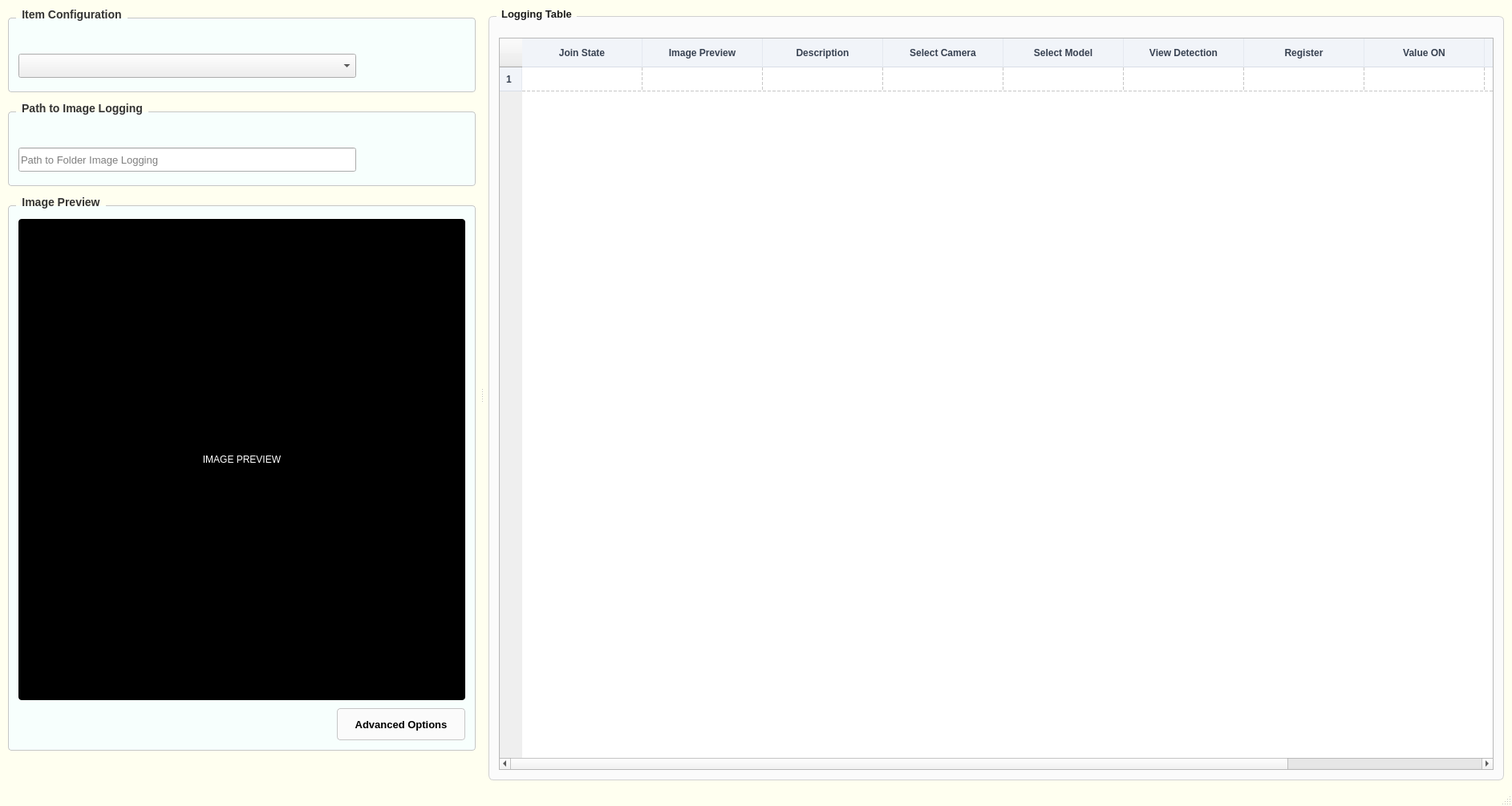
<?xml version="1.0" encoding="UTF-8"?>
<ui version="4.0">
 <class>MainWindow</class>
 <widget class="QMainWindow" name="MainWindow">
  <property name="windowModality">
   <enum>Qt::NonModal</enum>
  </property>
  <property name="geometry">
   <rect>
    <x>0</x>
    <y>0</y>
    <width>1885</width>
    <height>1005</height>
   </rect>
  </property>
  <property name="font">
   <font>
    <family>Segoe UI</family>
    <pointsize>9</pointsize>
   </font>
  </property>
  <property name="windowTitle">
   <string>Auto Logging</string>
  </property>
  <property name="styleSheet">
   <string notr="true">QMainWindow { background-color: #FFFFF0;}</string>
  </property>
  <widget class="QWidget" name="centralwidget">
   <layout class="QVBoxLayout" name="verticalLayout_centralwidget">
    <property name="spacing">
     <number>0</number>
    </property>
    <property name="leftMargin">
     <number>10</number>
    </property>
    <property name="topMargin">
     <number>10</number>
    </property>
    <property name="rightMargin">
     <number>10</number>
    </property>
    <property name="bottomMargin">
     <number>10</number>
    </property>
    <item>
     <widget class="QSplitter" name="splitter">
      <property name="orientation">
       <enum>Qt::Horizontal</enum>
      </property>
      <property name="childrenCollapsible">
       <bool>false</bool>
      </property>
      <widget class="QFrame" name="frame_2">
       <property name="frameShape">
        <enum>QFrame::NoFrame</enum>
       </property>
       <layout class="QVBoxLayout" name="vlayout_left">
        <property name="spacing">
         <number>12</number>
        </property>
        <property name="leftMargin">
         <number>0</number>
        </property>
        <property name="topMargin">
         <number>0</number>
        </property>
        <property name="rightMargin">
         <number>6</number>
        </property>
        <property name="bottomMargin">
         <number>0</number>
        </property>
        <item>
         <widget class="QGroupBox" name="groupBox_item">
          <property name="font">
           <font>
            <family>Segoe UI</family>
            <pointsize>-1</pointsize>
            <weight>75</weight>
            <bold>true</bold>
           </font>
          </property>
          <property name="styleSheet">
           <string notr="true">/* Khung chính của GroupBox */
QGroupBox {
    background-color: #F7FFFD; /* Màu nền theo yêu cầu của bạn */
    border: 1px solid #c6c6c6; /* Viền xám mảnh để định hình khối */
    border-radius: 4px;        /* Bo tròn góc 4px đồng bộ với QPushButton */
    margin-top: 12px;          /* Tạo khoảng cách phía trên để nhường chỗ cho chữ tiêu đề */
    font-size: 14px;           /* Kích thước chữ tiêu đề */
    font-weight: bold;         /* Làm đậm chữ tiêu đề */
    color: #333333;            /* Màu chữ tiêu đề */
}

/* Tùy chỉnh vị trí của chữ tiêu đề GroupBox */
QGroupBox::title {
    subcontrol-origin: margin;
    subcontrol-position: top left; /* Đặt tiêu đề ở góc trên bên trái */
    left: 10px;                    /* Đẩy chữ dịch vào trong một chút cho đẹp */
    padding: 0px 5px;              /* Khoảng cách đệm xung quanh chữ */
}
</string>
          </property>
          <property name="title">
           <string>Item Configuration</string>
          </property>
          <layout class="QVBoxLayout" name="vlayout_item">
           <property name="spacing">
            <number>8</number>
           </property>
           <property name="leftMargin">
            <number>12</number>
           </property>
           <property name="topMargin">
            <number>16</number>
           </property>
           <property name="rightMargin">
            <number>12</number>
           </property>
           <property name="bottomMargin">
            <number>12</number>
           </property>
           <item>
            <widget class="QLabel" name="label_2">
             <property name="font">
              <font>
               <pointsize>10</pointsize>
              </font>
             </property>
             <property name="text">
              <string/>
             </property>
            </widget>
           </item>
           <item>
            <layout class="QHBoxLayout" name="hlayout_item_code">
             <property name="spacing">
              <number>8</number>
             </property>
             <item>
              <widget class="QComboBox" name="comboBox_item_code">
               <property name="minimumSize">
                <size>
                 <width>0</width>
                 <height>30</height>
                </size>
               </property>
               <property name="font">
                <font>
                 <pointsize>10</pointsize>
                </font>
               </property>
              </widget>
             </item>
             <item>
              <widget class="QPushButton" name="pushButton_set_load">
               <property name="minimumSize">
                <size>
                 <width>50</width>
                 <height>40</height>
                </size>
               </property>
               <property name="maximumSize">
                <size>
                 <width>60</width>
                 <height>16777215</height>
                </size>
               </property>
               <property name="font">
                <font>
                 <pointsize>10</pointsize>
                 <weight>75</weight>
                 <bold>true</bold>
                </font>
               </property>
               <property name="toolTip">
                <string>Load Setting</string>
               </property>
               <property name="styleSheet">
                <string notr="true">QPushButton {
    background-color: transparent;
    border: none;
    border-radius: 6px;
}
QPushButton:hover {
    background-color: rgba(0, 0, 0, 25);     /* nền hiện ra khi rê chuột */
}
QPushButton:pressed {
    background-color: rgba(0, 0, 0, 50);     /* đậm hơn khi nhấn */
}</string>
               </property>
               <property name="text">
                <string/>
               </property>
               <property name="icon">
                <iconset>
                 <normaloff>assert/icon/upload.png</normaloff>assert/icon/upload.png</iconset>
               </property>
               <property name="iconSize">
                <size>
                 <width>25</width>
                 <height>25</height>
                </size>
               </property>
              </widget>
             </item>
             <item>
              <widget class="QPushButton" name="pushButton_set_save">
               <property name="minimumSize">
                <size>
                 <width>50</width>
                 <height>40</height>
                </size>
               </property>
               <property name="maximumSize">
                <size>
                 <width>60</width>
                 <height>16777215</height>
                </size>
               </property>
               <property name="font">
                <font>
                 <pointsize>10</pointsize>
                 <weight>75</weight>
                 <bold>true</bold>
                </font>
               </property>
               <property name="toolTip">
                <string>Save Setting</string>
               </property>
               <property name="styleSheet">
                <string notr="true">QPushButton {
    background-color: transparent;
    border: none;
    border-radius: 6px;
}
QPushButton:hover {
    background-color: rgba(0, 0, 0, 25);     /* nền hiện ra khi rê chuột */
}
QPushButton:pressed {
    background-color: rgba(0, 0, 0, 50);     /* đậm hơn khi nhấn */
}</string>
               </property>
               <property name="text">
                <string/>
               </property>
               <property name="icon">
                <iconset>
                 <normaloff>assert/icon/save_mirror.png</normaloff>assert/icon/save_mirror.png</iconset>
               </property>
               <property name="iconSize">
                <size>
                 <width>25</width>
                 <height>25</height>
                </size>
               </property>
              </widget>
             </item>
            </layout>
           </item>
          </layout>
         </widget>
        </item>
        <item>
         <widget class="QGroupBox" name="groupBox_path">
          <property name="font">
           <font>
            <family>Segoe UI</family>
            <pointsize>-1</pointsize>
            <weight>75</weight>
            <bold>true</bold>
           </font>
          </property>
          <property name="styleSheet">
           <string notr="true">/* Khung chính của GroupBox */
QGroupBox {
    background-color: #F7FFFD; /* Màu nền theo yêu cầu của bạn */
    border: 1px solid #c6c6c6; /* Viền xám mảnh để định hình khối */
    border-radius: 4px;        /* Bo tròn góc 4px đồng bộ với QPushButton */
    margin-top: 12px;          /* Tạo khoảng cách phía trên để nhường chỗ cho chữ tiêu đề */
    font-size: 14px;           /* Kích thước chữ tiêu đề */
    font-weight: bold;         /* Làm đậm chữ tiêu đề */
    color: #333333;            /* Màu chữ tiêu đề */
}

/* Tùy chỉnh vị trí của chữ tiêu đề GroupBox */
QGroupBox::title {
    subcontrol-origin: margin;
    subcontrol-position: top left; /* Đặt tiêu đề ở góc trên bên trái */
    left: 10px;                    /* Đẩy chữ dịch vào trong một chút cho đẹp */
    padding: 0px 5px;              /* Khoảng cách đệm xung quanh chữ */
}
</string>
          </property>
          <property name="title">
           <string>Path to Image Logging</string>
          </property>
          <layout class="QVBoxLayout" name="vlayout_path">
           <property name="spacing">
            <number>8</number>
           </property>
           <property name="leftMargin">
            <number>12</number>
           </property>
           <property name="topMargin">
            <number>16</number>
           </property>
           <property name="rightMargin">
            <number>12</number>
           </property>
           <property name="bottomMargin">
            <number>12</number>
           </property>
           <item>
            <widget class="QLabel" name="label_3">
             <property name="font">
              <font>
               <pointsize>10</pointsize>
              </font>
             </property>
             <property name="text">
              <string/>
             </property>
            </widget>
           </item>
           <item>
            <layout class="QHBoxLayout" name="hlayout_folder">
             <property name="spacing">
              <number>8</number>
             </property>
             <item>
              <widget class="QLineEdit" name="lineEdit_folder_path">
               <property name="minimumSize">
                <size>
                 <width>0</width>
                 <height>30</height>
                </size>
               </property>
               <property name="font">
                <font>
                 <pointsize>10</pointsize>
                </font>
               </property>
               <property name="placeholderText">
                <string>Path to Folder Image Logging</string>
               </property>
              </widget>
             </item>
             <item>
              <widget class="QPushButton" name="pushButton_broswer_folder">
               <property name="minimumSize">
                <size>
                 <width>60</width>
                 <height>40</height>
                </size>
               </property>
               <property name="font">
                <font>
                 <pointsize>10</pointsize>
                </font>
               </property>
               <property name="toolTip">
                <string>Broswer</string>
               </property>
               <property name="styleSheet">
                <string notr="true">QPushButton {
    background-color: transparent;
    border: none;
    border-radius: 6px;
}
QPushButton:hover {
    background-color: rgba(0, 0, 0, 25);     /* nền hiện ra khi rê chuột */
}
QPushButton:pressed {
    background-color: rgba(0, 0, 0, 50);     /* đậm hơn khi nhấn */
}</string>
               </property>
               <property name="text">
                <string/>
               </property>
               <property name="icon">
                <iconset>
                 <normaloff>assert/icon/folder1.png</normaloff>assert/icon/folder1.png</iconset>
               </property>
               <property name="iconSize">
                <size>
                 <width>25</width>
                 <height>25</height>
                </size>
               </property>
              </widget>
             </item>
             <item>
              <widget class="QPushButton" name="pushButton_import">
               <property name="minimumSize">
                <size>
                 <width>60</width>
                 <height>40</height>
                </size>
               </property>
               <property name="font">
                <font>
                 <pointsize>10</pointsize>
                 <weight>75</weight>
                 <bold>true</bold>
                </font>
               </property>
               <property name="toolTip">
                <string>Import Data</string>
               </property>
               <property name="styleSheet">
                <string notr="true">QPushButton {
    background-color: transparent;
    border: none;
    border-radius: 6px;
}
QPushButton:hover {
    background-color: rgba(0, 0, 0, 25);     /* nền hiện ra khi rê chuột */
}
QPushButton:pressed {
    background-color: rgba(0, 0, 0, 50);     /* đậm hơn khi nhấn */
}</string>
               </property>
               <property name="text">
                <string/>
               </property>
               <property name="icon">
                <iconset>
                 <normaloff>assert/icon/file-importqq.png</normaloff>assert/icon/file-importqq.png</iconset>
               </property>
               <property name="iconSize">
                <size>
                 <width>25</width>
                 <height>25</height>
                </size>
               </property>
              </widget>
             </item>
            </layout>
           </item>
          </layout>
         </widget>
        </item>
        <item>
         <widget class="QGroupBox" name="groupBox_preview">
          <property name="font">
           <font>
            <family>Segoe UI</family>
            <pointsize>-1</pointsize>
            <weight>75</weight>
            <bold>true</bold>
           </font>
          </property>
          <property name="styleSheet">
           <string notr="true">/* Khung chính của GroupBox */
QGroupBox {
    background-color: #F7FFFD; /* Màu nền theo yêu cầu của bạn */
    border: 1px solid #c6c6c6; /* Viền xám mảnh để định hình khối */
    border-radius: 4px;        /* Bo tròn góc 4px đồng bộ với QPushButton */
    margin-top: 12px;          /* Tạo khoảng cách phía trên để nhường chỗ cho chữ tiêu đề */
    font-size: 14px;           /* Kích thước chữ tiêu đề */
    font-weight: bold;         /* Làm đậm chữ tiêu đề */
    color: #333333;            /* Màu chữ tiêu đề */
}

/* Tùy chỉnh vị trí của chữ tiêu đề GroupBox */
QGroupBox::title {
    subcontrol-origin: margin;
    subcontrol-position: top left; /* Đặt tiêu đề ở góc trên bên trái */
    left: 10px;                    /* Đẩy chữ dịch vào trong một chút cho đẹp */
    padding: 0px 5px;              /* Khoảng cách đệm xung quanh chữ */
}
</string>
          </property>
          <property name="title">
           <string>Image Preview</string>
          </property>
          <layout class="QVBoxLayout" name="vlayout_preview">
           <property name="spacing">
            <number>10</number>
           </property>
           <property name="leftMargin">
            <number>12</number>
           </property>
           <property name="topMargin">
            <number>16</number>
           </property>
           <property name="rightMargin">
            <number>12</number>
           </property>
           <property name="bottomMargin">
            <number>12</number>
           </property>
           <item>
            <widget class="QWidget" name="widget" native="true">
             <layout class="QVBoxLayout" name="vlayout_widget">
              <property name="spacing">
               <number>10</number>
              </property>
              <property name="leftMargin">
               <number>0</number>
              </property>
              <property name="topMargin">
               <number>0</number>
              </property>
              <property name="rightMargin">
               <number>0</number>
              </property>
              <property name="bottomMargin">
               <number>0</number>
              </property>
              <item>
               <widget class="QLabel" name="label_image_prev">
                <property name="minimumSize">
                 <size>
                  <width>0</width>
                  <height>600</height>
                 </size>
                </property>
                <property name="maximumSize">
                 <size>
                  <width>16777215</width>
                  <height>16777215</height>
                 </size>
                </property>
                <property name="styleSheet">
                 <string notr="true">background-color: rgb(0, 0, 0); color: rgb(255, 255, 255); border-radius:4px;</string>
                </property>
                <property name="frameShape">
                 <enum>QFrame::Box</enum>
                </property>
                <property name="text">
                 <string>IMAGE PREVIEW</string>
                </property>
                <property name="alignment">
                 <set>Qt::AlignCenter</set>
                </property>
               </widget>
              </item>
              <item>
               <layout class="QHBoxLayout" name="hlayout_advanced">
                <item>
                 <spacer name="hspacer_adv">
                  <property name="orientation">
                   <enum>Qt::Horizontal</enum>
                  </property>
                  <property name="sizeHint" stdset="0">
                   <size>
                    <width>40</width>
                    <height>20</height>
                   </size>
                  </property>
                 </spacer>
                </item>
                <item>
                 <widget class="QPushButton" name="pushButton_advanced_option">
                  <property name="minimumSize">
                   <size>
                    <width>160</width>
                    <height>40</height>
                   </size>
                  </property>
                  <property name="maximumSize">
                   <size>
                    <width>200</width>
                    <height>16777215</height>
                   </size>
                  </property>
                  <property name="font">
                   <font>
                    <family>Segoe UI</family>
                    <pointsize>10</pointsize>
                    <weight>75</weight>
                    <bold>true</bold>
                   </font>
                  </property>
                  <property name="styleSheet">
                   <string notr="true">QPushButton { background-color:#fbfbfb; border:1px solid #c6c6c6; border-radius:4px; }QPushButton:hover { background-color:#f0f0f0; }</string>
                  </property>
                  <property name="text">
                   <string>Advanced Options</string>
                  </property>
                 </widget>
                </item>
               </layout>
              </item>
             </layout>
            </widget>
           </item>
          </layout>
         </widget>
        </item>
        <item>
         <spacer name="vspacer_left">
          <property name="orientation">
           <enum>Qt::Vertical</enum>
          </property>
          <property name="sizeHint" stdset="0">
           <size>
            <width>20</width>
            <height>40</height>
           </size>
          </property>
         </spacer>
        </item>
       </layout>
      </widget>
      <widget class="QFrame" name="frame">
       <property name="enabled">
        <bool>true</bool>
       </property>
       <property name="frameShape">
        <enum>QFrame::NoFrame</enum>
       </property>
       <layout class="QVBoxLayout" name="verticalLayout_4">
        <property name="spacing">
         <number>0</number>
        </property>
        <property name="leftMargin">
         <number>6</number>
        </property>
        <property name="topMargin">
         <number>0</number>
        </property>
        <property name="rightMargin">
         <number>0</number>
        </property>
        <property name="bottomMargin">
         <number>0</number>
        </property>
        <item>
         <widget class="QGroupBox" name="groupBox_table">
          <property name="font">
           <font>
            <family>Segoe UI</family>
            <pointsize>10</pointsize>
            <weight>75</weight>
            <bold>true</bold>
           </font>
          </property>
          <property name="styleSheet">
           <string notr="true">QGroupBox { font-weight:600; border:1px solid #d0d0d0; border-radius:6px; margin-top:10px; background-color:#fbfbfb;}QGroupBox::title { subcontrol-origin: margin; left:10px; padding:0 4px; color:#1b1b1b; }</string>
          </property>
          <property name="title">
           <string>Logging Table</string>
          </property>
          <layout class="QVBoxLayout" name="vlayout_table">
           <property name="leftMargin">
            <number>10</number>
           </property>
           <property name="topMargin">
            <number>16</number>
           </property>
           <property name="rightMargin">
            <number>10</number>
           </property>
           <property name="bottomMargin">
            <number>10</number>
           </property>
           <item>
            <widget class="QTableWidget" name="tableWidget">
             <property name="sizePolicy">
              <sizepolicy hsizetype="MinimumExpanding" vsizetype="MinimumExpanding">
               <horstretch>0</horstretch>
               <verstretch>0</verstretch>
              </sizepolicy>
             </property>
             <property name="minimumSize">
              <size>
               <width>600</width>
               <height>30</height>
              </size>
             </property>
             <property name="font">
              <font>
               <pointsize>10</pointsize>
              </font>
             </property>
             <property name="styleSheet">
              <string notr="true">QTableWidget::item:selected {
    background-color: #DCE8FF;
    color: #1F2937;
}
 
QHeaderView::section {
    background-color: #F1F4F9;
    color: #374151;
    padding: 8px;
    border: none;
    border-right: 1px solid #E5E9F0;
    border-bottom: 1px solid #D9DEE7;
    font-weight: bold;
}
 
/* Ô nhập khi nhấp đúp: rộng, chữ lớn, viền xanh rõ ràng */
QTableWidget QLineEdit {
    background-color: #FFFFFF;
    color: #111827;
    border: 2px solid #2563EB;
    padding: 0px 6px;
    font-size: 16px;
    font-weight: bold;
    selection-background-color: #2563EB;
    selection-color: #FFFFFF;
}</string>
             </property>
             <property name="alternatingRowColors">
              <bool>true</bool>
             </property>
             <property name="gridStyle">
              <enum>Qt::DashLine</enum>
             </property>
             <property name="rowCount">
              <number>1</number>
             </property>
             <attribute name="horizontalHeaderCascadingSectionResizes">
              <bool>true</bool>
             </attribute>
             <attribute name="horizontalHeaderMinimumSectionSize">
              <number>50</number>
             </attribute>
             <attribute name="horizontalHeaderDefaultSectionSize">
              <number>150</number>
             </attribute>
             <attribute name="horizontalHeaderShowSortIndicator" stdset="0">
              <bool>true</bool>
             </attribute>
             <attribute name="horizontalHeaderStretchLastSection">
              <bool>true</bool>
             </attribute>
             <attribute name="verticalHeaderCascadingSectionResizes">
              <bool>true</bool>
             </attribute>
             <attribute name="verticalHeaderMinimumSectionSize">
              <number>20</number>
             </attribute>
             <attribute name="verticalHeaderDefaultSectionSize">
              <number>30</number>
             </attribute>
             <attribute name="verticalHeaderShowSortIndicator" stdset="0">
              <bool>false</bool>
             </attribute>
             <attribute name="verticalHeaderStretchLastSection">
              <bool>false</bool>
             </attribute>
             <row/>
             <column>
              <property name="text">
               <string>Join State</string>
              </property>
              <property name="font">
               <font>
                <family>Segoe UI</family>
                <pointsize>10</pointsize>
                <weight>75</weight>
                <bold>true</bold>
               </font>
              </property>
              <property name="textAlignment">
               <set>AlignCenter</set>
              </property>
             </column>
             <column>
              <property name="text">
               <string>Image Preview</string>
              </property>
              <property name="font">
               <font>
                <family>Segoe UI</family>
                <pointsize>10</pointsize>
                <weight>75</weight>
                <bold>true</bold>
               </font>
              </property>
              <property name="textAlignment">
               <set>AlignCenter</set>
              </property>
             </column>
             <column>
              <property name="text">
               <string>Description</string>
              </property>
              <property name="font">
               <font>
                <family>Segoe UI</family>
                <pointsize>10</pointsize>
                <weight>75</weight>
                <bold>true</bold>
               </font>
              </property>
              <property name="textAlignment">
               <set>AlignCenter</set>
              </property>
             </column>
             <column>
              <property name="text">
               <string>Select Camera</string>
              </property>
              <property name="font">
               <font>
                <family>Segoe UI</family>
                <pointsize>10</pointsize>
                <weight>75</weight>
                <bold>true</bold>
               </font>
              </property>
              <property name="textAlignment">
               <set>AlignCenter</set>
              </property>
             </column>
             <column>
              <property name="text">
               <string>Select Model</string>
              </property>
              <property name="font">
               <font>
                <family>Segoe UI</family>
                <pointsize>10</pointsize>
                <weight>75</weight>
                <bold>true</bold>
               </font>
              </property>
              <property name="textAlignment">
               <set>AlignCenter</set>
              </property>
             </column>
             <column>
              <property name="text">
               <string>View Detection</string>
              </property>
              <property name="font">
               <font>
                <family>Segoe UI</family>
                <pointsize>10</pointsize>
                <weight>75</weight>
                <bold>true</bold>
               </font>
              </property>
              <property name="textAlignment">
               <set>AlignCenter</set>
              </property>
             </column>
             <column>
              <property name="text">
               <string>Register</string>
              </property>
              <property name="font">
               <font>
                <family>Segoe UI</family>
                <pointsize>10</pointsize>
                <weight>75</weight>
                <bold>true</bold>
               </font>
              </property>
              <property name="textAlignment">
               <set>AlignCenter</set>
              </property>
             </column>
             <column>
              <property name="text">
               <string>Value ON</string>
              </property>
              <property name="font">
               <font>
                <family>Segoe UI</family>
                <pointsize>10</pointsize>
                <weight>75</weight>
                <bold>true</bold>
               </font>
              </property>
              <property name="textAlignment">
               <set>AlignCenter</set>
              </property>
             </column>
             <column>
              <property name="text">
               <string>Value OFF</string>
              </property>
              <property name="font">
               <font>
                <family>Segoe UI</family>
                <pointsize>10</pointsize>
                <weight>75</weight>
                <bold>true</bold>
               </font>
              </property>
              <property name="textAlignment">
               <set>AlignCenter</set>
              </property>
             </column>
             <column>
              <property name="text">
               <string>Action</string>
              </property>
              <property name="font">
               <font>
                <family>Segoe UI</family>
                <pointsize>10</pointsize>
                <weight>75</weight>
                <bold>true</bold>
               </font>
              </property>
              <property name="textAlignment">
               <set>AlignCenter</set>
              </property>
             </column>
            </widget>
           </item>
          </layout>
         </widget>
        </item>
       </layout>
      </widget>
     </widget>
    </item>
   </layout>
  </widget>
  <widget class="QMenuBar" name="menubar">
   <property name="geometry">
    <rect>
     <x>0</x>
     <y>0</y>
     <width>1885</width>
     <height>21</height>
    </rect>
   </property>
  </widget>
  <widget class="QStatusBar" name="statusbar"/>
 </widget>
 <resources/>
 <connections/>
</ui>
